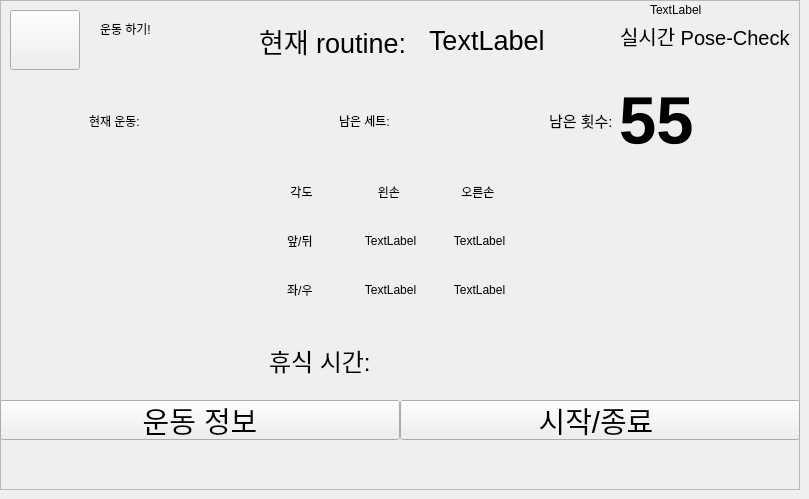
    <widget class="QWidget" name="page_2">
     <widget class="QFrame" name="frame_3">
      <property name="geometry">
       <rect>
        <x>0</x>
        <y>0</y>
        <width>800</width>
        <height>490</height>
       </rect>
      </property>
      <property name="frameShape">
       <enum>QFrame::StyledPanel</enum>
      </property>
      <property name="frameShadow">
       <enum>QFrame::Raised</enum>
      </property>
      <widget class="QFrame" name="frame_4">
       <property name="geometry">
        <rect>
         <x>0</x>
         <y>400</y>
         <width>800</width>
         <height>40</height>
        </rect>
       </property>
       <property name="frameShape">
        <enum>QFrame::NoFrame</enum>
       </property>
       <property name="frameShadow">
        <enum>QFrame::Raised</enum>
       </property>
       <layout class="QHBoxLayout" name="horizontalLayout_2">
        <property name="spacing">
         <number>0</number>
        </property>
        <property name="margin">
         <number>0</number>
        </property>
        <item>
         <widget class="QPushButton" name="info_3">
          <property name="font">
           <font>
            <pointsize>22</pointsize>
           </font>
          </property>
          <property name="text">
           <string>운동 정보</string>
          </property>
         </widget>
        </item>
        <item>
         <widget class="QPushButton" name="startfinish_2">
          <property name="font">
           <font>
            <pointsize>22</pointsize>
           </font>
          </property>
          <property name="text">
           <string>시작/종료 </string>
          </property>
         </widget>
        </item>
       </layout>
      </widget>
      <widget class="QPushButton" name="gotohome_2">
       <property name="geometry">
        <rect>
         <x>10</x>
         <y>10</y>
         <width>70</width>
         <height>60</height>
        </rect>
       </property>
       <property name="text">
        <string/>
       </property>
       <property name="icon">
        <iconset resource="resources.qrc">
         <normaloff>:/icons/icons/rotate-ccw.svg</normaloff>:/icons/icons/rotate-ccw.svg</iconset>
       </property>
      </widget>
      <widget class="QFrame" name="frame_8">
       <property name="geometry">
        <rect>
         <x>250</x>
         <y>10</y>
         <width>351</width>
         <height>61</height>
        </rect>
       </property>
       <property name="frameShape">
        <enum>QFrame::NoFrame</enum>
       </property>
       <property name="frameShadow">
        <enum>QFrame::Raised</enum>
       </property>
       <layout class="QHBoxLayout" name="horizontalLayout_4">
        <item>
         <widget class="QLabel" name="label_8">
          <property name="font">
           <font>
            <pointsize>20</pointsize>
           </font>
          </property>
          <property name="text">
           <string>현재 routine: </string>
          </property>
         </widget>
        </item>
        <item>
         <widget class="QLabel" name="nowroutine_2">
          <property name="font">
           <font>
            <pointsize>20</pointsize>
           </font>
          </property>
          <property name="text">
           <string>TextLabel</string>
          </property>
         </widget>
        </item>
       </layout>
      </widget>
      <widget class="QWidget" name="gridLayoutWidget">
       <property name="geometry">
        <rect>
         <x>260</x>
         <y>170</y>
         <width>261</width>
         <height>141</height>
        </rect>
       </property>
       <layout class="QGridLayout" name="gridLayout_2">
        <item row="1" column="0">
         <widget class="QLabel" name="label_4">
          <property name="text">
           <string>앞/뒤 </string>
          </property>
          <property name="alignment">
           <set>Qt::AlignCenter</set>
          </property>
         </widget>
        </item>
        <item row="2" column="0">
         <widget class="QLabel" name="label_11">
          <property name="text">
           <string>좌/우 </string>
          </property>
          <property name="alignment">
           <set>Qt::AlignCenter</set>
          </property>
         </widget>
        </item>
        <item row="0" column="0">
         <widget class="QLabel" name="label_3">
          <property name="text">
           <string>각도</string>
          </property>
          <property name="alignment">
           <set>Qt::AlignCenter</set>
          </property>
         </widget>
        </item>
        <item row="1" column="1">
         <widget class="QLabel" name="leftangle1_2">
          <property name="text">
           <string>TextLabel</string>
          </property>
          <property name="alignment">
           <set>Qt::AlignCenter</set>
          </property>
         </widget>
        </item>
        <item row="1" column="2">
         <widget class="QLabel" name="rightangle1_2">
          <property name="text">
           <string>TextLabel</string>
          </property>
          <property name="alignment">
           <set>Qt::AlignCenter</set>
          </property>
         </widget>
        </item>
        <item row="0" column="1">
         <widget class="QLabel" name="label_13">
          <property name="text">
           <string>왼손 </string>
          </property>
          <property name="alignment">
           <set>Qt::AlignCenter</set>
          </property>
         </widget>
        </item>
        <item row="0" column="2">
         <widget class="QLabel" name="label_14">
          <property name="text">
           <string>오른손 </string>
          </property>
          <property name="alignment">
           <set>Qt::AlignCenter</set>
          </property>
         </widget>
        </item>
        <item row="2" column="1">
         <widget class="QLabel" name="leftangle2_2">
          <property name="text">
           <string>TextLabel</string>
          </property>
          <property name="alignment">
           <set>Qt::AlignCenter</set>
          </property>
         </widget>
        </item>
        <item row="2" column="2">
         <widget class="QLabel" name="rightangle2_2">
          <property name="text">
           <string>TextLabel</string>
          </property>
          <property name="alignment">
           <set>Qt::AlignCenter</set>
          </property>
         </widget>
        </item>
       </layout>
      </widget>
      <widget class="QLabel" name="label_17">
       <property name="geometry">
        <rect>
         <x>620</x>
         <y>20</y>
         <width>171</width>
         <height>31</height>
        </rect>
       </property>
       <property name="font">
        <font>
         <pointsize>15</pointsize>
        </font>
       </property>
       <property name="text">
        <string>실시간 Pose-Check</string>
       </property>
      </widget>
      <widget class="QFrame" name="frame_18">
       <property name="geometry">
        <rect>
         <x>70</x>
         <y>70</y>
         <width>671</width>
         <height>101</height>
        </rect>
       </property>
       <property name="frameShape">
        <enum>QFrame::NoFrame</enum>
       </property>
       <property name="frameShadow">
        <enum>QFrame::Raised</enum>
       </property>
       <widget class="QFrame" name="frame_22">
        <property name="geometry">
         <rect>
          <x>10</x>
          <y>10</y>
          <width>231</width>
          <height>81</height>
         </rect>
        </property>
        <property name="frameShape">
         <enum>QFrame::NoFrame</enum>
        </property>
        <property name="frameShadow">
         <enum>QFrame::Raised</enum>
        </property>
        <layout class="QHBoxLayout" name="horizontalLayout_6">
         <item>
          <widget class="QLabel" name="label_88">
           <property name="text">
            <string>현재 운동:</string>
           </property>
          </widget>
         </item>
         <item>
          <widget class="QLabel" name="label_7">
           <property name="font">
            <font>
             <pointsize>35</pointsize>
             <weight>75</weight>
             <bold>true</bold>
            </font>
           </property>
           <property name="text">
            <string/>
           </property>
          </widget>
         </item>
        </layout>
       </widget>
       <widget class="QFrame" name="frame_23">
        <property name="geometry">
         <rect>
          <x>260</x>
          <y>10</y>
          <width>156</width>
          <height>81</height>
         </rect>
        </property>
        <property name="frameShape">
         <enum>QFrame::NoFrame</enum>
        </property>
        <property name="frameShadow">
         <enum>QFrame::Raised</enum>
        </property>
        <layout class="QHBoxLayout" name="horizontalLayout_9">
         <item>
          <widget class="QLabel" name="label_20">
           <property name="text">
            <string>남은 세트:</string>
           </property>
          </widget>
         </item>
         <item>
          <widget class="QLabel" name="leftset_2">
           <property name="font">
            <font>
             <pointsize>50</pointsize>
             <weight>75</weight>
             <bold>true</bold>
            </font>
           </property>
           <property name="text">
            <string/>
           </property>
          </widget>
         </item>
        </layout>
       </widget>
       <widget class="QFrame" name="frame_24">
        <property name="geometry">
         <rect>
          <x>470</x>
          <y>10</y>
          <width>163</width>
          <height>81</height>
         </rect>
        </property>
        <property name="font">
         <font>
          <weight>75</weight>
          <bold>true</bold>
         </font>
        </property>
        <property name="frameShape">
         <enum>QFrame::NoFrame</enum>
        </property>
        <property name="frameShadow">
         <enum>QFrame::Raised</enum>
        </property>
        <layout class="QHBoxLayout" name="horizontalLayout_10">
         <item>
          <widget class="QLabel" name="label_89">
           <property name="font">
            <font>
             <pointsize>11</pointsize>
             <weight>50</weight>
             <bold>false</bold>
            </font>
           </property>
           <property name="text">
            <string>남은 횟수:</string>
           </property>
          </widget>
         </item>
         <item>
          <widget class="QLabel" name="lefttry_2">
           <property name="font">
            <font>
             <pointsize>50</pointsize>
             <weight>75</weight>
             <bold>true</bold>
            </font>
           </property>
           <property name="text">
            <string>55</string>
           </property>
          </widget>
         </item>
        </layout>
       </widget>
      </widget>
      <widget class="QLabel" name="time_2">
       <property name="geometry">
        <rect>
         <x>650</x>
         <y>0</y>
         <width>250</width>
         <height>20</height>
        </rect>
       </property>
       <property name="text">
        <string>TextLabel</string>
       </property>
      </widget>
      <widget class="QLabel" name="label_9">
       <property name="geometry">
        <rect>
         <x>100</x>
         <y>20</y>
         <width>61</width>
         <height>17</height>
        </rect>
       </property>
       <property name="text">
        <string>운동 하기!</string>
       </property>
      </widget>
      <widget class="QFrame" name="frame_6">
       <property name="geometry">
        <rect>
         <x>260</x>
         <y>320</y>
         <width>261</width>
         <height>81</height>
        </rect>
       </property>
       <property name="frameShape">
        <enum>QFrame::NoFrame</enum>
       </property>
       <property name="frameShadow">
        <enum>QFrame::Raised</enum>
       </property>
       <layout class="QHBoxLayout" name="horizontalLayout_3">
        <item>
         <widget class="QLabel" name="label_12">
          <property name="font">
           <font>
            <pointsize>18</pointsize>
           </font>
          </property>
          <property name="text">
           <string>휴식 시간:</string>
          </property>
         </widget>
        </item>
        <item>
         <widget class="QLabel" name="resttime_2">
          <property name="font">
           <font>
            <pointsize>55</pointsize>
           </font>
          </property>
          <property name="text">
           <string/>
          </property>
         </widget>
        </item>
       </layout>
      </widget>
      <widget class="QWidget" name="verticalLayoutWidget">
       <property name="geometry">
        <rect>
         <x>20</x>
         <y>170</y>
         <width>221</width>
         <height>211</height>
        </rect>
       </property>
       <layout class="QVBoxLayout" name="forgraph"/>
      </widget>
      <widget class="QWidget" name="verticalLayoutWidget_2">
       <property name="geometry">
        <rect>
         <x>540</x>
         <y>170</y>
         <width>221</width>
         <height>211</height>
        </rect>
       </property>
       <layout class="QVBoxLayout" name="forgraph_2"/>
      </widget>
     </widget>
    </widget>
